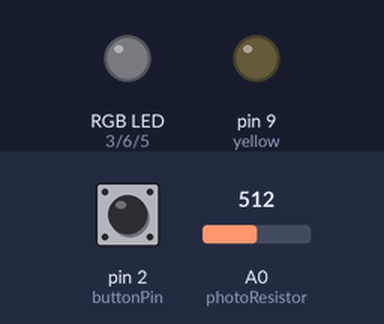
This program was run on a simulated Arduino Uno, built with avr-gcc and run on an emulated ATmega328P. Shown: an RGB LED mixed from three pins (HIGH = lit), output pins drawn as LEDs (lit = HIGH). Dashed ring = blinking. The test bench sets the inputs (shaded band); at power-on: A0 (photoResistor) = 512, pin 2 (buttonPin) HIGH. Dim RGB values are drawn brighter than linear; what the program prints to the serial monitor is not drawn.

Above: at 1.2 s.
1.3 s: A0 (photoResistor) set to 463
4.3 s: A0 (photoResistor) set to 438
At 4.56 s:
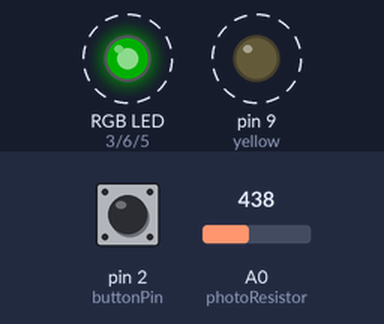
7.3 s: A0 (photoResistor) set to 319
10.3 s: A0 (photoResistor) set to 302
At 11.17 s:
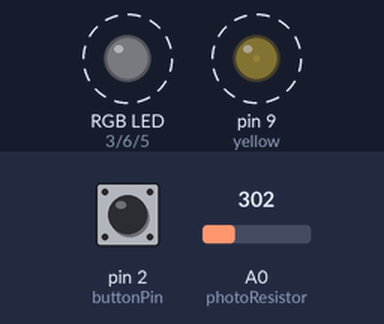
13.3 s: A0 (photoResistor) set to 122
At 14.77 s:
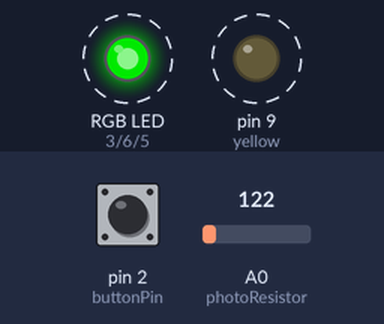
16.3 s: pin 2 (buttonPin) pulled LOW for 3.2 s
Timing chart, 0 to 22.0 s (numbered marks = the images above; inputs shaded):
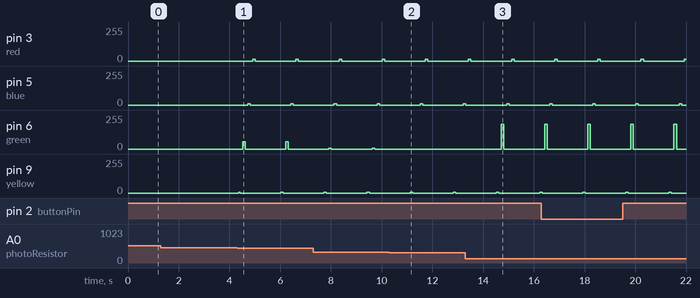

Measured:
- the behaviour switches between 451 and 450 on A0 (photoResistor) (found by bisection; images 0 and 1)
- the behaviour switches between 303 and 302 on A0 (photoResistor) (found by bisection; images 1 and 2)
- after the input at 1.3 s, every drawn part: stays the same
- after the input at 4.3 s, pin 3 (red): alternates 14/255 for 0.10 s and 0/255 for 1.6 s, starting after 0.62 s; pin 5 (blue): alternates 11/255 for 0.10 s and 0/255 for 1.6 s, starting after 0.42 s; pin 6 (green): alternates 55/255 for 0.10 s and 0/255 for 1.6 s, starting after 0.22 s; pin 9 (yellow): 0/255 → 5/255 after 1.7 s, → 0/255 0.10 s later
- after the input at 10.3 s, pin 6 (green): stops changing and stays 0/255
- after the input at 13.3 s, pin 6 (green): 0/255 → 185/255 after 1.4 s, → 0/255 0.10 s later

The program:

main.cpp
```cpp
#include <Arduino.h>

int yellow = 9;
int green = 6;
int blue = 5;
int red = 3;

int photoResistor = A0;
int buttonPin = 2;
int buttonState = 0;
int pattern = 0;

// debounce

byte lastButtonState;
unsigned long lastButtonStateChanged = millis();
unsigned long debounceDeration = 50; // milis

void allOff()
{
  analogWrite(red, LOW);
  analogWrite(blue, LOW);
  analogWrite(yellow, LOW);
  analogWrite(green, LOW);
}

void setup()
{
  Serial.begin(9600);
  pinMode(yellow, OUTPUT);
  pinMode(green, OUTPUT);
  pinMode(blue, OUTPUT);
  pinMode(red, OUTPUT);
  pinMode(photoResistor, INPUT); // setting photo resistor as input
  pinMode(buttonPin, INPUT);
  // debounce
  lastButtonState = digitalRead(buttonPin);
}

void loop()
{
  // debounce
  if (millis() - lastButtonStateChanged >= debounceDeration)
  {
    byte buttonStateDebounce = digitalRead(buttonPin);
    if (buttonStateDebounce != lastButtonState)
    {
      lastButtonStateChanged = millis();
      lastButtonState = buttonStateDebounce;
      if (buttonStateDebounce == LOW)
      {
        Serial.println("button has been relesed");

      }
    }
  }

  //Serial.println(buttonState);
  buttonState = digitalRead(buttonPin);

    if (buttonState == HIGH)
    {
      allOff();
      pattern = (pattern + 1) % 3;
    }

  if (pattern == 0)
  {
    digitalWrite(red, HIGH);
  }
  else if (pattern == 2)
  {
    digitalWrite(yellow, HIGH);
  }
  else if (pattern == 1)
  {
    int photoResistorStatus = analogRead(photoResistor); // read the status of photo resistor
    int ledVal = map(photoResistorStatus, 300, 800, 0, 200);
    //Serial.println(photoResistorStatus);
    //Serial.println(ledVal);
    Serial.println("case 2 is working");
    if (photoResistorStatus <= 450)
    {
      analogWrite(yellow, 5);
      delay(100);
      analogWrite(yellow, LOW);
      delay(100);
      analogWrite(green, ledVal);
      delay(100);
      analogWrite(green, LOW);
      delay(100);
      analogWrite(blue, 11);
      delay(100);
      analogWrite(blue, LOW);
      delay(100);
      analogWrite(red, 14);
      delay(100);
      analogWrite(red, LOW);
      delay(1000);
    }
  }
  else if (pattern == 3)
  {
    allOff();
  }
}
// void loop()
// {
//   buttonState = digitalRead(buttonPin);
//   Serial.println(buttonState);
//   if (buttonState == LOW)
//   { // increment the pattern.   the % make it so that the patern can only go up to 3 then loops back to 3 and repates
//     pattern = (pattern + 1) % 3;

//     switch (pattern)
//     {
//     case 0:
//       // make the led dim
//       for (int i = 0; i < 200; i++)
//       {
//         analogWrite(red, i);
//         analogWrite(blue, i);
//         analogWrite(yellow, i);
//         analogWrite(green, i);
//         delay(10); // delay for visibility
//       }

//       break;
//     case 1:
//       int photoResistorStatus = analogRead(photoResistor); // read the status of photo resistor
//       int ledVal = map(photoResistorStatus, 300, 800, 0, 200);
//       Serial.println(photoResistorStatus);
//       Serial.println(ledVal);
//       Serial.println("case 2 is working");
//       if (photoResistorStatus <= 450)
//       {
//         analogWrite(yellow, 5);
//         delay(100);
//         analogWrite(yellow, LOW);
//         delay(100);
//         analogWrite(green, ledVal);
//         delay(100);
//         analogWrite(green, LOW);
//         delay(100);
//         analogWrite(blue, 11);
//         delay(100);
//         analogWrite(blue, LOW);
//         delay(100);
//         analogWrite(red, 14);
//         delay(100);
//         analogWrite(red, LOW);
//         delay(1000);
//       }

//       break;
//     case 2:
//       allOff();

//       break;
//     // case 2:
//     //   allOff();
//     //   break;
//     }

//   }
// }

//   // if (buttonPin != 0)
//   // {
//   //   Serial.println("buttonPin is working working");
//   // }
//   // else
//   // {
//   //   analogWrite(red, LOW);
//   //   analogWrite(yellow, LOW);
//   //   analogWrite(blue, LOW);
//   //   analogWrite(green, LOW);
//   // }
```
